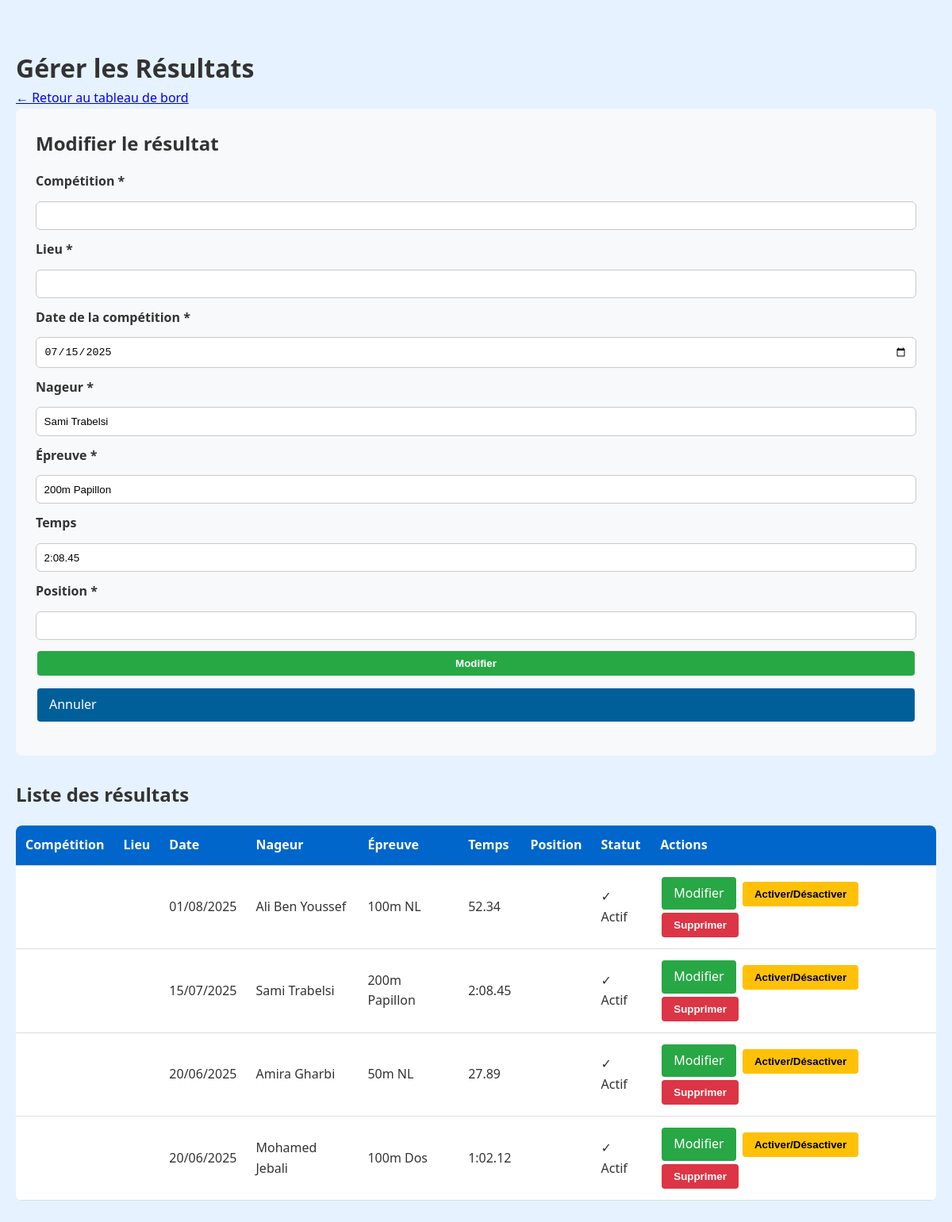
The app's page /manage-results.php?edit=2 (signed in) with its own data.
### tables this page shows
CREATE TABLE resultats (
    id INT AUTO_INCREMENT PRIMARY KEY,
    date_competition DATE NOT NULL,
    nom_competition VARCHAR(255) NOT NULL,
    nageur VARCHAR(255) NOT NULL,
    epreuve VARCHAR(255) NOT NULL,
    resultat VARCHAR(100) NOT NULL,
    temps VARCHAR(50),
    actif TINYINT(1) DEFAULT 1,
    date_creation TIMESTAMP DEFAULT CURRENT_TIMESTAMP
);

### functions.php (called while the page is built, shortened)
<?php
function escape($string) {
    return htmlspecialchars($string, ENT_QUOTES, 'UTF-8');
}
function formatDate($date, $format = 'd/m/Y') {
    return date($format, strtotime($date));
}
?>

### manage-results.php (the view, shortened to what this page needs)
<?php
require_once '../includes/functions.php';
$db = getDB();
$resultats = $db->query("SELECT * FROM resultats ORDER BY date_competition DESC")->fetchAll();
$edit_result = null;
if (isset($_GET['edit'])) {
    $stmt = $db->prepare("SELECT * FROM resultats WHERE id=?");
    $stmt->execute([$_GET['edit']]);
    $edit_result = $stmt->fetch();
}
?>
<!DOCTYPE html>
<html lang="fr">
<head>
    <link rel="stylesheet" href="../style.css">
</head>
<body>
    <div class="admin-container">
        <h1>Gérer les Résultats</h1>
        <p><a href="index.php">← Retour au tableau de bord</a></p>
        <div class="form-section">
            <h2><?php echo $edit_result ? 'Modifier le résultat' : 'Ajouter un nouveau résultat'; ?></h2>
            <form method="POST">
                <label>Compétition *</label>
                <input type="text" name="competition" required value="<?php echo $edit_result['competition'] ?? ''; ?>">
                <label>Lieu *</label>
                <input type="text" name="lieu" required value="<?php echo $edit_result['lieu'] ?? ''; ?>">
                <label>Date de la compétition *</label>
                <input type="date" name="date_competition" required value="<?php echo $edit_result['date_competition'] ?? ''; ?>">
                <label>Nageur *</label>
                <input type="text" name="nageur" required value="<?php echo $edit_result['nageur'] ?? ''; ?>">
                <label>Épreuve *</label>
                <input type="text" name="epreuve" required value="<?php echo $edit_result['epreuve'] ?? ''; ?>">
                <label>Temps</label>
                <input type="text" name="temps" placeholder="Ex: 1:23.45" value="<?php echo $edit_result['temps'] ?? ''; ?>">
                <label>Position *</label>
                <input type="text" name="position" required value="<?php echo $edit_result['position'] ?? ''; ?>">
                <button type="submit" class="btn btn-edit">
                    <?php echo $edit_result ? 'Modifier' : 'Ajouter'; ?>
                </button>
                <?php if ($edit_result): ?>
                    <a href="manage-results.php" class="btn">Annuler</a>
                <?php endif; ?>
            </form>
        </div>
        <h2>Liste des résultats</h2>
        <table>
            <thead>
                <tr>
                    <th>Compétition</th>
                    <th>Lieu</th>
                    <th>Date</th>
                    <th>Nageur</th>
                    <th>Épreuve</th>
                    <th>Temps</th>
                    <th>Position</th>
                    <th>Statut</th>
                    <th>Actions</th>
                </tr>
            </thead>
            <tbody>
                <?php foreach ($resultats as $resultat): ?>
                <tr>
                    <td><?php echo escape($resultat['competition']); ?></td>
                    <td><?php echo escape($resultat['lieu']); ?></td>
                    <td><?php echo formatDate($resultat['date_competition']); ?></td>
                    <td><?php echo escape($resultat['nageur']); ?></td>
                    <td><?php echo escape($resultat['epreuve']); ?></td>
                    <td><?php echo escape($resultat['temps'] ?? '-'); ?></td>
                    <td><?php echo escape($resultat['position']); ?></td>
                    <td><?php echo $resultat['actif'] ? '✓ Actif' : '✗ Inactif'; ?></td>
                    <td>
                        <a href="?edit=<?php echo $resultat['id']; ?>" class="btn btn-edit">Modifier</a>
                        <form method="POST" style="display:inline;">
                            <button type="submit" class="btn btn-toggle">Activer/Désactiver</button>
                        </form>
                        <form method="POST" style="display:inline;" onsubmit="return confirm('Êtes-vous sûr de vouloir supprimer ce résultat?');">
                            <button type="submit" class="btn btn-delete">Supprimer</button>
                        </form>
                    </td>
                </tr>
                <?php endforeach; ?>
            </tbody>
        </table>
    </div>
</body>
</html>

### style.css (style rules this page uses)
* { margin: 0; padding: 0; box-sizing: border-box; }
body { font-family: 'Segoe UI', Tahoma, sans-serif; line-height: 1.6; background-color: #e6f2ff; color: #333; }
.btn { display: inline-block; background: #005f99; color: #fff; padding: 0.55rem 1rem; border-radius: 6px; text-decoration: none; transition: background .2s; }
form { display: flex; flex-direction: column; gap: 12px; margin: 1rem 0; }
label { font-weight: 600; }
input, textarea, select { padding: 0.6rem; border: 1px solid #c9c9c9; border-radius: 6px; background: #fff; }
button { background: #005f99; color: #fff; padding: 0.75rem; border: none; border-radius: 6px; cursor: pointer; font-weight: 600; }
table { width: 100%; border-collapse: collapse; background: #fff; border-radius: 8px; overflow: hidden; }
th, td { padding: 12px; border-bottom: 1px solid #eee; text-align: left; }
th { background: #f3f8ff; }

### manage-results.php (style rules this page uses)
.admin-container { max-width: 1200px; margin: 40px auto; padding: 20px; }
.form-section { background: #f8f9fa; padding: 25px; border-radius: 8px; margin-bottom: 30px; }
table { width: 100%; border-collapse: collapse; margin-top: 20px; }
th, td { padding: 12px; text-align: left; border-bottom: 1px solid #ddd; }
th { background: #0066cc; color: white; }
.btn { padding: 8px 15px; margin: 2px; border: none; border-radius: 4px; cursor: pointer; text-decoration: none; display: inline-block; }
.btn-edit { background: #28a745; color: white; }
.btn-delete { background: #dc3545; color: white; }
.btn-toggle { background: #ffc107; color: black; }

### records on screen
resultats: date_competition "07/15/2025", nageur "Sami Trabelsi", epreuve "200m Papillon", temps "2:08.45", date_competition "15/07/2025", actif "✓ Actif"
resultats: date_competition "01/08/2025", nageur "Ali Ben Youssef", epreuve "100m NL", temps "52.34", actif "✓ Actif"
resultats: date_competition "20/06/2025", nageur "Amira Gharbi", epreuve "50m NL", temps "27.89", actif "✓ Actif"
resultats: date_competition "20/06/2025", nageur "Mohamed Jebali", epreuve "100m Dos", temps "1:02.12", actif "✓ Actif"
